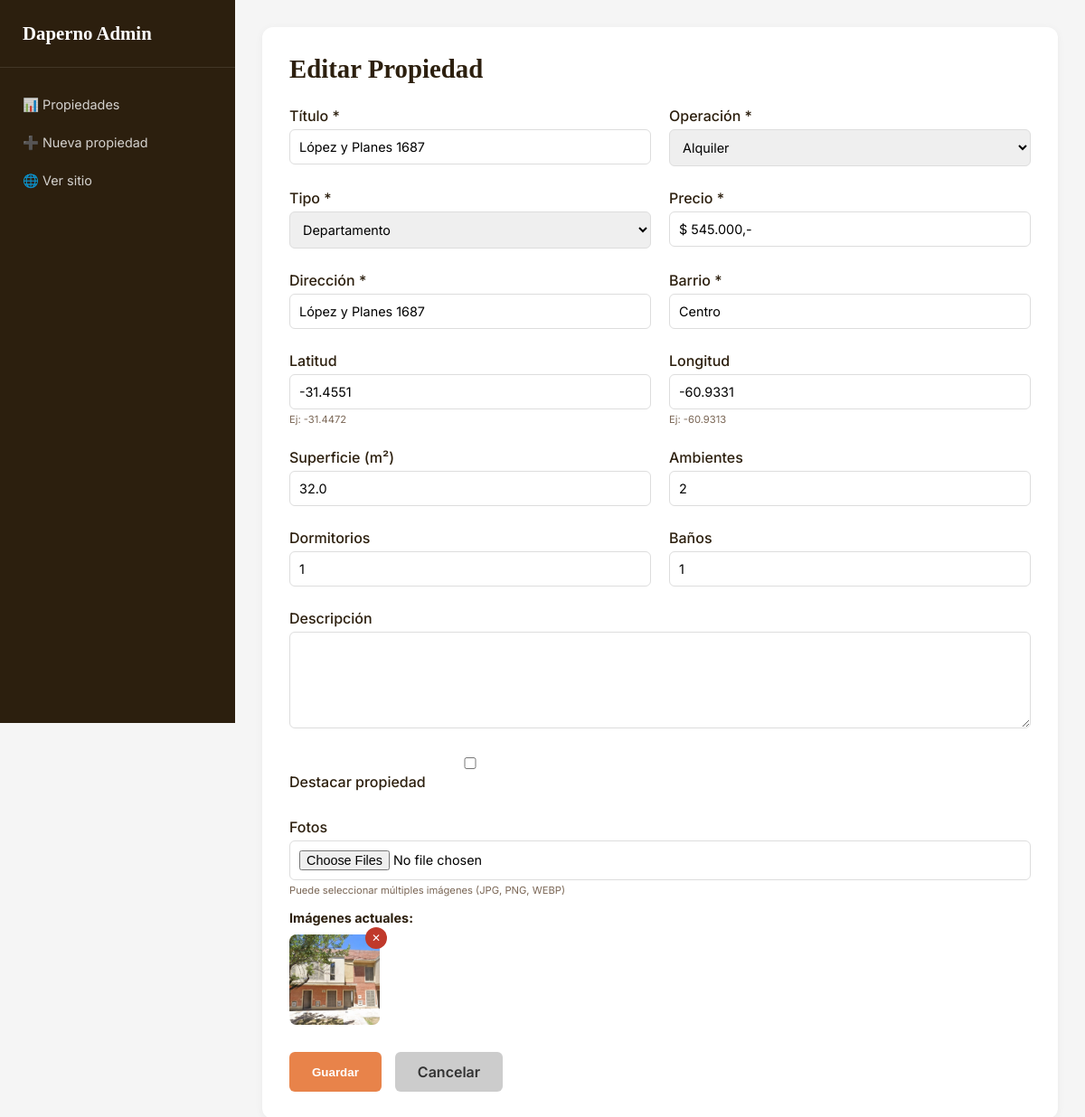
/admin/editar/5, run on the app's committed database.
### models.py (models this page shows, shortened)
class Propiedad(db.Model):
    __tablename__ = 'propiedades'
    id = db.Column(db.Integer, primary_key=True)
    titulo = db.Column(db.String(200), nullable=False)
    operacion = db.Column(db.String(20), nullable=False)
    tipo = db.Column(db.String(50), nullable=False)
    precio = db.Column(db.String(100), nullable=False)
    direccion = db.Column(db.String(200), nullable=False)
    barrio = db.Column(db.String(100), nullable=False)
    latitud = db.Column(db.Float, default=0)
    longitud = db.Column(db.Float, default=0)
    superficie = db.Column(db.Float, default=0)
    ambientes = db.Column(db.Integer, default=0)
    dormitorios = db.Column(db.Integer, default=0)
    banos = db.Column(db.Integer, default=0)
    descripcion = db.Column(db.Text, default='')
    destacado = db.Column(db.Boolean, default=False)
    activo = db.Column(db.Boolean, default=True)
    fecha_creacion = db.Column(db.DateTime, default=datetime.utcnow)
    imagenes = db.relationship('ImagenPropiedad', backref='propiedad', lazy=True, cascade='all, delete-orphan')

class ImagenPropiedad(db.Model):
    __tablename__ = 'imagenes_propiedad'
    id = db.Column(db.Integer, primary_key=True)
    propiedad_id = db.Column(db.Integer, db.ForeignKey('propiedades.id'), nullable=False)
    url = db.Column(db.String(500), nullable=False)
    orden = db.Column(db.Integer, default=0)

### app.py (the view, shortened to what this page needs)
@app.route('/admin/editar/<int:id>', methods=['GET', 'POST'])
def admin_editar(id):
    propiedad = Propiedad.query.get_or_404(id)
    return render_template('admin/propiedad_form.html', propiedad=propiedad)

### templates/admin/propiedad_form.html (shortened to what this page needs)
{% extends "admin/admin_layout.html" %}
{% block admin_content %}
<div class="form-container">
    <h1>{{ 'Editar' if propiedad else 'Nueva' }} Propiedad</h1>
    <form method="POST" enctype="multipart/form-data">
        <div class="form-grid">
            <div class="form-group">
                <label>Título *</label>
                <input type="text" name="titulo" value="{{ propiedad.titulo if propiedad }}" required>
            </div>
            <div class="form-group">
                <label>Operación *</label>
                <select name="operacion" required>
                    <option value="alquiler" {{ 'selected' if propiedad and propiedad.operacion == 'alquiler' }}>Alquiler</option>
                </select>
            </div>
            <div class="form-group">
                <label>Tipo *</label>
                <select name="tipo" required>
                    <option value="Departamento" {{ 'selected' if propiedad and propiedad.tipo == 'Departamento' }}>Departamento</option>
                </select>
            </div>
            <div class="form-group">
                <label>Precio *</label>
                <input type="text" name="precio" value="{{ propiedad.precio if propiedad }}" placeholder="USD 50.000 o $250.000/mes" required>
            </div>
            <div class="form-group">
                <label>Dirección *</label>
                <input type="text" name="direccion" value="{{ propiedad.direccion if propiedad }}" required>
            </div>
            <div class="form-group">
                <label>Barrio *</label>
                <input type="text" name="barrio" value="{{ propiedad.barrio if propiedad }}" required>
            </div>
            <div class="form-group">
                <label>Latitud</label>
                <input type="number" step="any" name="latitud" value="{{ propiedad.latitud if propiedad else -31.4472 }}">
                <small>Ej: -31.4472</small>
            </div>
            <div class="form-group">
                <label>Longitud</label>
                <input type="number" step="any" name="longitud" value="{{ propiedad.longitud if propiedad else -60.9313 }}">
                <small>Ej: -60.9313</small>
            </div>
            <div class="form-group">
                <label>Superficie (m²)</label>
                <input type="number" step="any" name="superficie" value="{{ propiedad.superficie if propiedad else 0 }}">
            </div>
            <div class="form-group">
                <label>Ambientes</label>
                <input type="number" name="ambientes" value="{{ propiedad.ambientes if propiedad else 0 }}">
            </div>
            <div class="form-group">
                <label>Dormitorios</label>
                <input type="number" name="dormitorios" value="{{ propiedad.dormitorios if propiedad else 0 }}">
            </div>
            <div class="form-group">
                <label>Baños</label>
                <input type="number" name="banos" value="{{ propiedad.banos if propiedad else 0 }}">
            </div>
            <div class="form-group full-width">
                <label>Descripción</label>
                <textarea name="descripcion" rows="5">{{ propiedad.descripcion if propiedad }}</textarea>
            </div>
            <div class="form-group">
                <label>
                    <input type="checkbox" name="destacado" {{ 'checked' if propiedad and propiedad.destacado }}>
                    Destacar propiedad
                </label>
            </div>
            <div class="form-group full-width">
                <label>Fotos</label>
                <input type="file" name="fotos" multiple accept="image/*">
                <small>Puede seleccionar múltiples imágenes (JPG, PNG, WEBP)</small>
                {% if propiedad and propiedad.imagenes %}
                <div class="imagenes-actuales">
                    <h4>Imágenes actuales:</h4>
                    <div class="imagenes-grid">
                        {% for img in propiedad.imagenes %}
                        <div class="imagen-item" data-id="{{ img.id }}">
                            <img src="{{ img.url }}" alt="Imagen">
                            <button type="button" class="btn-remove-img" data-id="{{ img.id }}">✕</button>
                        </div>
                        {% endfor %}
                    </div>
                </div>
                {% endif %}
            </div>
        </div>
        <div class="form-actions">
            <button type="submit" class="btn-guardar">Guardar</button>
            <a href="{{ url_for('admin_dashboard') }}" class="btn-cancelar">Cancelar</a>
        </div>
    </form>
</div>
{% endblock %}

### static/css/admin.css (style rules this page uses)
* { margin: 0; padding: 0; box-sizing: border-box; }
:root { --orange: #E8834A; --orange-dark: #C85D2A; --text: #2C1F0E; --soft: #7A6655; --gray-light: #F0EBE3; --white: #FFFFFF; --success: #1B7B4B; --danger: #c0392b; }
body { font-family: 'Inter', sans-serif; background: #f5f5f5; }
.form-container { background: white; padding: 30px; border-radius: 12px; box-shadow: 0 2px 10px rgba(0, 0, 0, .05); }
.form-container h1 { font-family: 'Playfair Display', serif; font-size: 1.8rem; color: var(--text); margin-bottom: 20px; }
.form-grid { display: grid; grid-template-columns: repeat(2, 1fr); gap: 20px; margin: 25px 0; }
.form-group { margin-bottom: 5px; }
.form-group.full-width { grid-column: span 2; }
.form-group label { display: block; margin-bottom: 5px; font-weight: 500; color: var(--text); }
.form-group input, .form-group select, .form-group textarea { width: 100%; padding: 10px; border: 1px solid #ddd; border-radius: 6px; font-family: 'Inter', sans-serif; font-size: 0.9rem; }
.form-group small { font-size: 0.7rem; color: var(--soft); display: block; margin-top: 4px; }
.form-actions { display: flex; gap: 15px; margin-top: 20px; }
.btn-guardar { background: var(--orange); color: white; padding: 12px 25px; border: none; border-radius: 6px; cursor: pointer; font-weight: 600; transition: background .2s; }
.btn-cancelar { background: #ccc; color: #333; padding: 12px 25px; text-decoration: none; border-radius: 6px; font-weight: 600; text-align: center; }
.imagenes-actuales { margin-top: 15px; }
.imagenes-actuales h4 { font-size: 0.9rem; margin-bottom: 10px; color: var(--text); }
.imagenes-grid { display: flex; gap: 15px; flex-wrap: wrap; }
.imagen-item { position: relative; width: 100px; height: 100px; }
.imagen-item img { width: 100%; height: 100%; object-fit: cover; border-radius: 8px; }
.btn-remove-img { position: absolute; top: -8px; right: -8px; background: var(--danger); color: white; border: none; width: 24px; height: 24px; border-radius: 50%; cursor: pointer; font-size: 12px; display: flex; align-items: center; justify-content: center; }

### data on the page
Propiedad: titulo "López y Planes 1687", precio "$ 545.000,-", direccion "López y Planes 1687", barrio "Centro", latitud "-31.4551", longitud "-60.9331", superficie "32.0", ambientes "2", dormitorios "1", banos "1"
ImagenPropiedad: url (picture)

### other printed values
{{ 'Editar' if propiedad else 'Nueva' }} "Editar"
